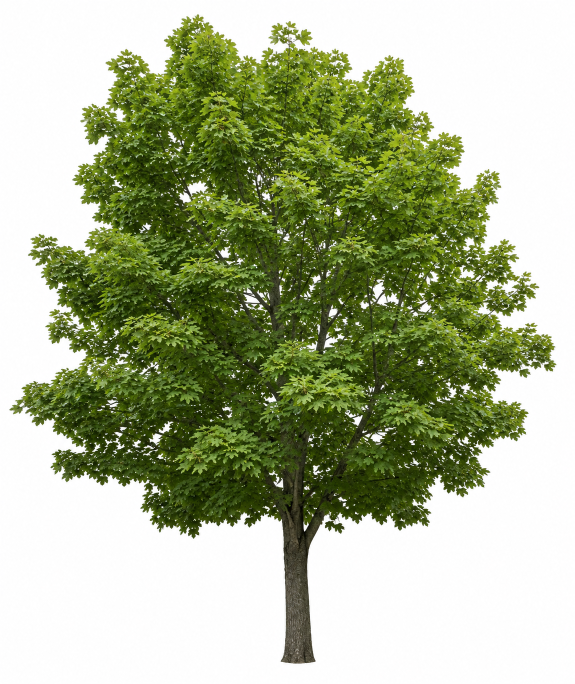
#> input picture inputs/maple-tree.png, 1149 x 1368 px (shown at 1/2 size); its folder holds only this picture in this run
$ python -i analyze_candidates.py   (imports and definitions only)
#> lines starting #> are read from the running program, lines starting #| are printed output that depends on the picture; after the words box and inside, x2 and y2 are one past the last pixel; in counts of white or black regions, pixels touching at a corner belong together
#!/usr/bin/env python3
"""Score benchmark candidate photos for 'simple template' suitability.

This is also the prototype of formcast's Pass-0 preflight: background mask via
alpha channel or border-median tolerance, content fraction, blob count, border
uniformity. Higher score = better single-object-on-plain-background template.

Run from repo root: python3 benchmarks/analyze_candidates.py
"""
import json
import sys
from pathlib import Path

import numpy as np
from PIL import Image
from scipy import ndimage


def analyze(path):
#> called with path = '../inputs/maple-tree.png'
    im = Image.open(path)
#> im is the input picture: PIL image 1149x1368 RGB; mean R, G, B 170.3, 179.3, 146.8
    has_alpha = im.mode in ("RGBA", "LA", "PA")
#> has_alpha = False
    rgb = np.asarray(im.convert("RGB"), dtype=np.float32)
    h, w = rgb.shape[:2]
#> h = 1368; w = 1149
    if min(h, w) < 350:
        return {"file": str(path), "score": 0, "reason": f"too small {w}x{h}"}

    if has_alpha:
        a = np.asarray(im.convert("RGBA"), dtype=np.float32)[..., 3]
        fg = a > 128
        border_std = 0.0  # alpha cutout: background is perfect
    else:
        frame = np.concatenate([rgb[:12].reshape(-1, 3), rgb[-12:].reshape(-1, 3),
                                rgb[:, :12].reshape(-1, 3), rgb[:, -12:].reshape(-1, 3)])
        med = np.median(frame, axis=0)
#> med = [254, 254, 254]
        border_std = float(frame.std(axis=0).mean())
#> border_std = 0.565
        fg = (np.abs(rgb - med).max(axis=2) > 38)
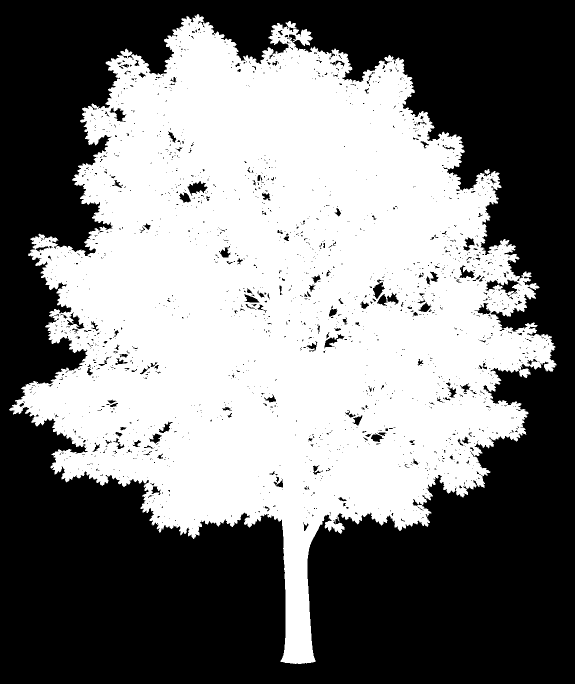
#> fg: shape (1368, 1149) bool (shown at 1/2 size); 48.1% white; 7 white regions (5 under 20 px), largest, box (x1, y1, x2, y2) and area: (18, 28, 1113, 1328) 755836, (969, 338, 980, 348) 72
        fg = ndimage.binary_opening(fg, iterations=2)
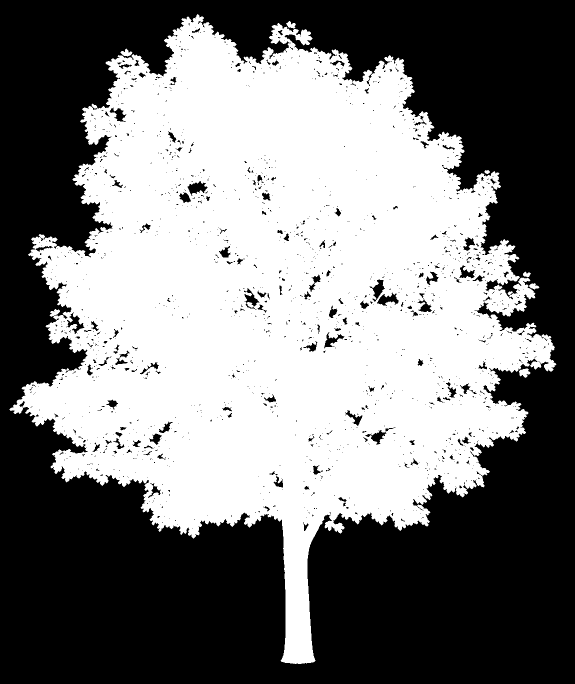
#> fg: shape (1368, 1149) bool (shown at 1/2 size); 47.7% white; 8 white regions, largest, box (x1, y1, x2, y2) and area: (19, 28, 1113, 1328) 749479, (1038, 737, 1061, 756) 272, (241, 97, 265, 113) 201

    content = float(fg.mean())
#> content = 0.477
    lbl, ncomp = ndimage.label(fg)
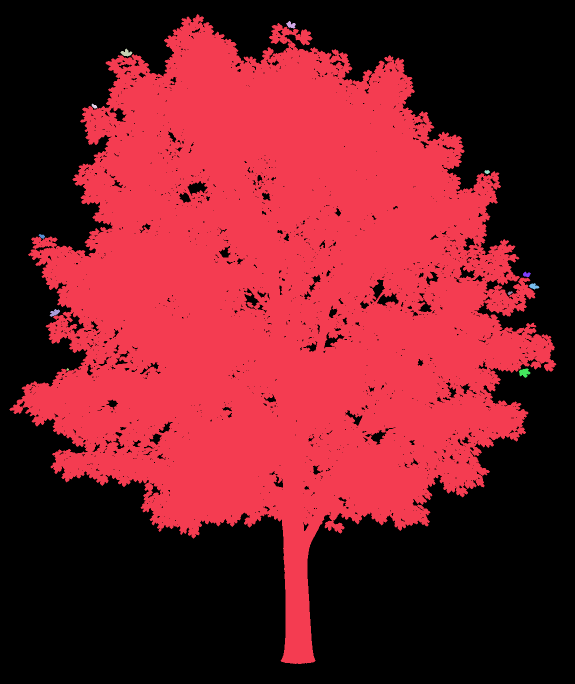
#> lbl: shape (1368, 1149) int32 (shown at 1/2 size); 13 distinct labels, from 0 to 12; one colour per label, 0 black
#> ncomp = 12
    if ncomp:
        sizes = ndimage.sum(fg, lbl, range(1, ncomp + 1))
#> sizes = [749158, 169, 201, 67, 62, 73, 112, 153, 48, 182, 18, 272]
        main_frac = float(sizes.max() / max(fg.sum(), 1))
#> main_frac = 0.998
        big = int((sizes > fg.sum() * 0.02).sum())
#> big = 1
    else:
        main_frac, big = 0.0, 0

    ys, xs = np.where(fg)
    aspect = float((xs.max() - xs.min() + 1) / (ys.max() - ys.min() + 1)) if len(xs) else 0
#> aspect = 0.842

    # scoring: plain border, one dominant blob, content 8-75%, decent res
    score = 0.0
    score += max(0, 1 - border_std / 60) * 30          # uniform background
#> score = 29.72
    score += main_frac * 30                            # single object
#> score = 59.66
    score += (1 if big <= 2 else max(0, 1 - 0.2 * (big - 2))) * 10
#> score = 69.66
    score += (1 if 0.08 <= content <= 0.75 else 0.3) * 20
#> score = 89.66
    score += min(min(h, w) / 1000, 1) * 10             # resolution
#> score = 99.66
    return {"file": str(path), "score": round(score, 1), "size": f"{w}x{h}",
            "alpha": has_alpha, "border_std": round(border_std, 1),
            "content": round(content, 2), "main_frac": round(main_frac, 2),
            "blobs>2%": big, "aspect": round(aspect, 2)}


def main():
    base = Path(__file__).parent / "cache" / "candidates"
    for klass in sorted(p.name for p in base.iterdir() if p.is_dir()):
        rows = []
        for f in sorted((base / klass).glob("*.[jp][pn]g")):
            try:
                rows.append(analyze(f))
            except Exception as e:
                rows.append({"file": str(f), "score": 0, "reason": str(e)})
        rows.sort(key=lambda r: -r["score"])
        print(f"\n== {klass} ==")
        for r in rows:
            print(" ", json.dumps(r))


# [2 lines not run here, left out]

>>> result = analyze('../inputs/maple-tree.png')
#> result = 9 items
